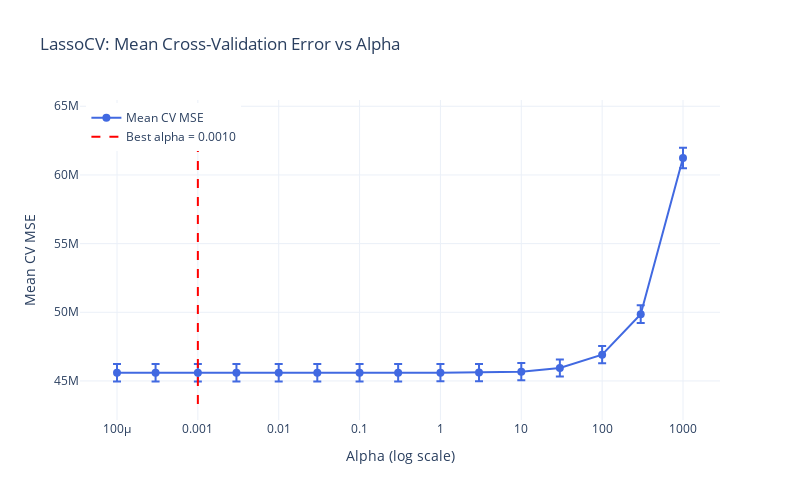

Write notebook code for a chart like this one.
### Code cell
import plotly.graph_objects as go

# Extract model and aligned data
lasso_cv = lassocv_pipeline.named_steps['lasso_cv']
alphas_used = lasso_cv.alphas_  # Correct order (descending)
mean_mse = lasso_cv.mse_path_.mean(axis=1)
std_mse = lasso_cv.mse_path_.std(axis=1)
best_alpha = lasso_cv.alpha_

# Plot
fig = go.Figure()

# Mean MSE with error bars
fig.add_trace(go.Scatter(
    x=alphas_used,
    y=mean_mse,
    error_y=dict(
        type='data',
        array=std_mse,
        visible=True
    ),
    mode='lines+markers',
    name='Mean CV MSE',
    line=dict(color='royalblue'),
    marker=dict(size=8)
))

# Vertical line for best alpha
fig.add_trace(go.Scatter(
    x=[best_alpha, best_alpha],
    y=[min(mean_mse) * 0.95, max(mean_mse) * 1.05],
    mode='lines',
    name=f'Best alpha = {best_alpha:.4f}',
    line=dict(color='red', dash='dash')
))

# Layout
fig.update_layout(
    title='LassoCV: Mean Cross-Validation Error vs Alpha',
    xaxis=dict(title='Alpha (log scale)', type='log'),
    yaxis=dict(title='Mean CV MSE'),
    legend=dict(x=0.01, y=0.99),
    template='plotly_white',
    width=800,
    height=500
)

fig.show()

### Figure 1 — Plotly figure (JSON) as saved in the notebook; plotly's stock layout.template omitted (floating-point values rounded to 4 significant figures)
{"data": [{"error_y": {"array": [750900.0, 640100.0, 620100.0, 615900.0, 619900.0, 629000.0, 631900.0, 633300.0, 633600.0, 633800.0, 633800.0, 633800.0, 633800.0, 633800.0, 633800.0], "type": "data", "visible": true}, "line": {"color": "royalblue"}, "marker": {"size": 8}, "mode": "lines+markers", "name": "Mean CV MSE", "type": "scatter", "x": [1000.0, 300.0, 100.0, 30.0, 10.0, 3.0, 1.0, 0.3, 0.1, 0.03, 0.01, 0.003, 0.001, 0.0003, 0.0001], "y": [61230000.0, 49860000.0, 46920000.0, 45950000.0, 45680000.0, 45610000.0, 45600000.0, 45600000.0, 45600000.0, 45600000.0, 45600000.0, 45600000.0, 45600000.0, 45600000.0, 45600000.0]}, {"line": {"color": "red", "dash": "dash"}, "mode": "lines", "name": "Best alpha = 0.0010", "type": "scatter", "x": [0.001, 0.001], "y": [43320000.0, 64290000.0]}], "layout": {"height": 500, "legend": {"x": 0.01, "y": 0.99}, "title": {"text": "LassoCV: Mean Cross-Validation Error vs Alpha"}, "width": 800, "xaxis": {"title": {"text": "Alpha (log scale)"}, "type": "log"}, "yaxis": {"title": {"text": "Mean CV MSE"}}}}
